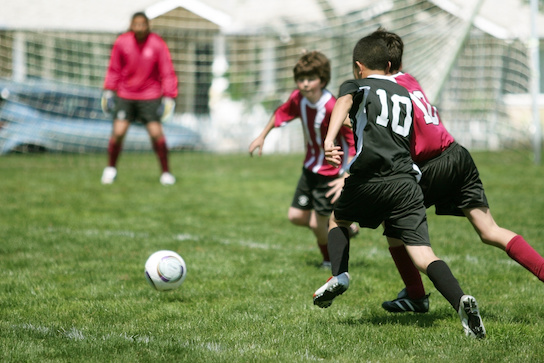
#> input picture _img/players.jpg, 544 x 363 px
$ python rotate.py
#> lines starting #> are read from the running program, lines starting #| are printed output that depends on the picture
#!/usr/bin/python3
# Muthanna Alwahash
# Feb 2024

import cv2 as cv

img = cv.imread("../_img/players.jpg",1)
#> img is the input picture: shape (363, 544, 3); mean B, G, R 103.7, 137.8, 129.6

# Rotation
M = cv.getRotationMatrix2D((0,0), -30, 1)
rotated = cv.warpAffine(img, M, (img.shape[1], img.shape[0]))
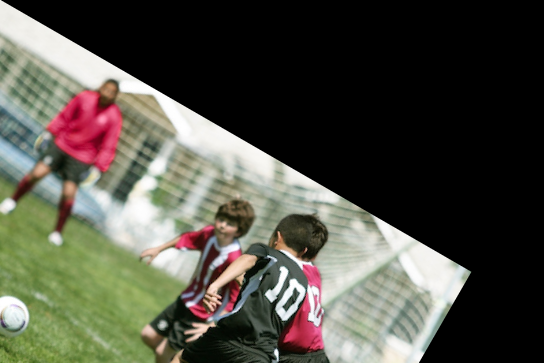
#> rotated: shape (363, 544, 3); mean B, G, R 69.4, 79.9, 80.6

# Show image
cv.imshow("Rotated",rotated)

cv.waitKey(0)
cv.destroyAllWindows()

$ run again, with _img/butterfly.jpg copied over _img/players.jpg
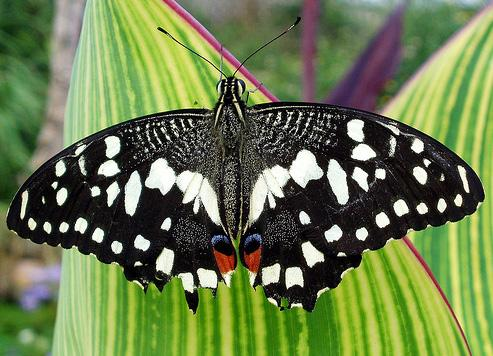
#> input picture _img/butterfly.jpg, 493 x 356 px
#> img is the input picture: shape (356, 493, 3); mean B, G, R 77.2, 123.6, 107
#> `rotated = cv.warpAffine(img, M, (img.shape[1], img.shape[0]))`:
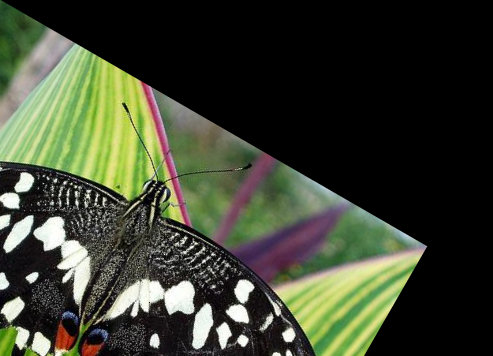
#> rotated: shape (356, 493, 3); mean B, G, R 48.7, 66, 60.8

$ run again, with _img/faces2.jpg copied over _img/players.jpg
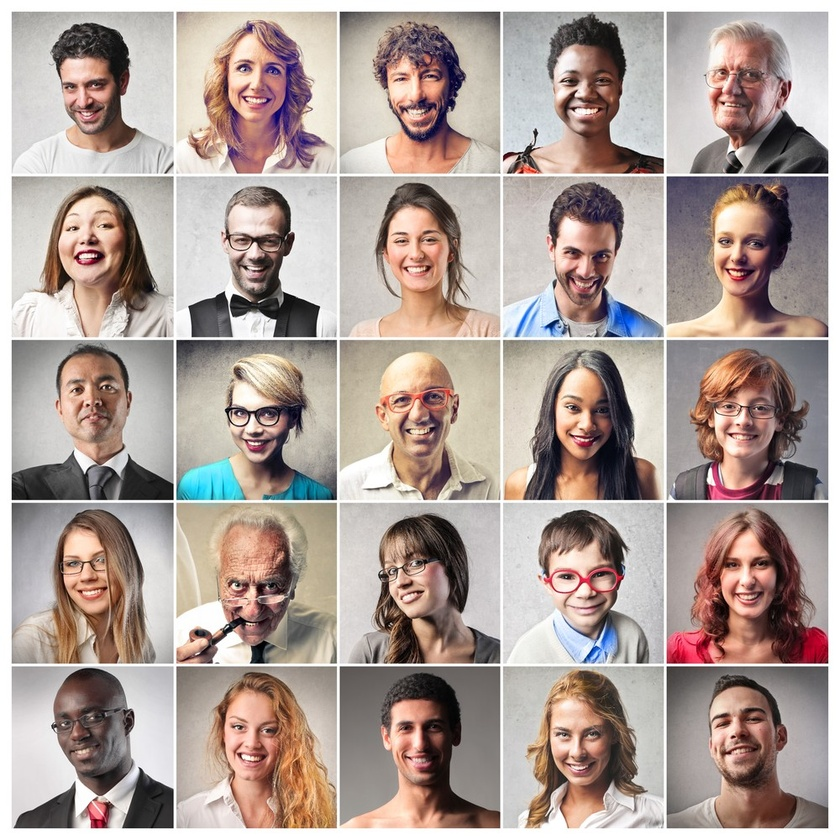
#> input picture _img/faces2.jpg, 840 x 840 px, shrunk from 1000 x 1000 before the run
#> img is the input picture: shape (840, 840, 3); mean B, G, R 152.4, 158.7, 173.9
#> `rotated = cv.warpAffine(img, M, (img.shape[1], img.shape[0]))`:
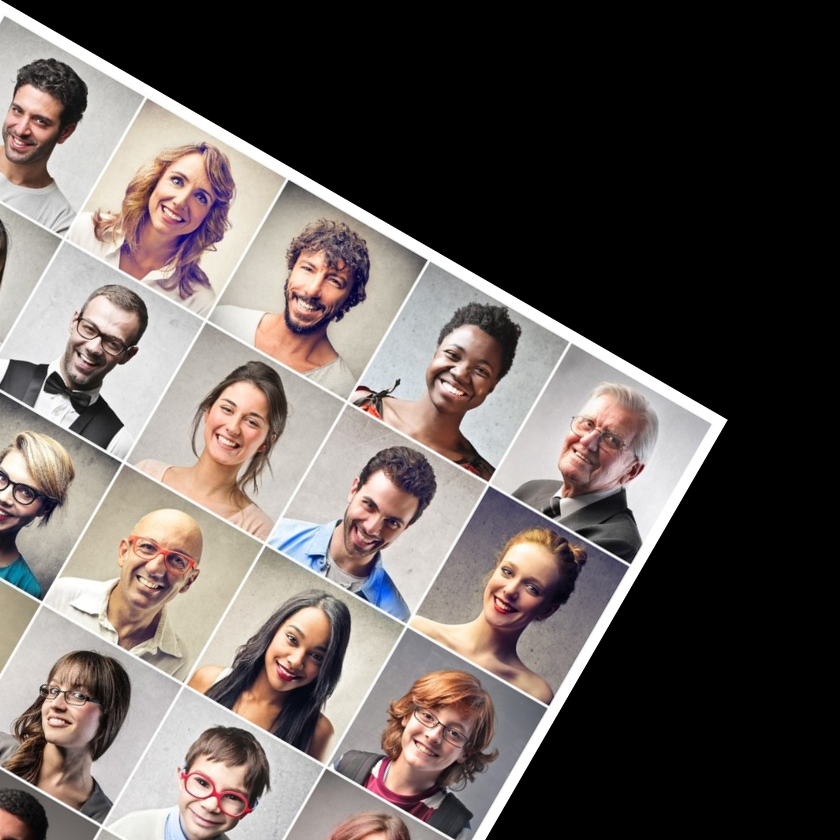
#> rotated: shape (840, 840, 3); mean B, G, R 89.2, 92.3, 100.7

$ run again, with _img/fruits.jpg copied over _img/players.jpg
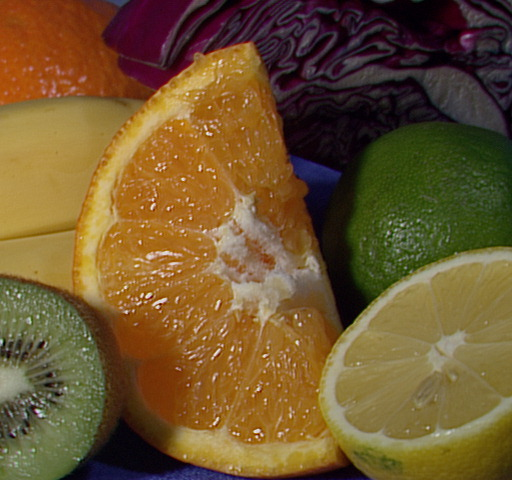
#> input picture _img/fruits.jpg, 512 x 480 px
#> img is the input picture: shape (480, 512, 3); mean B, G, R 46.2, 85.6, 110.8
#> `rotated = cv.warpAffine(img, M, (img.shape[1], img.shape[0]))`:
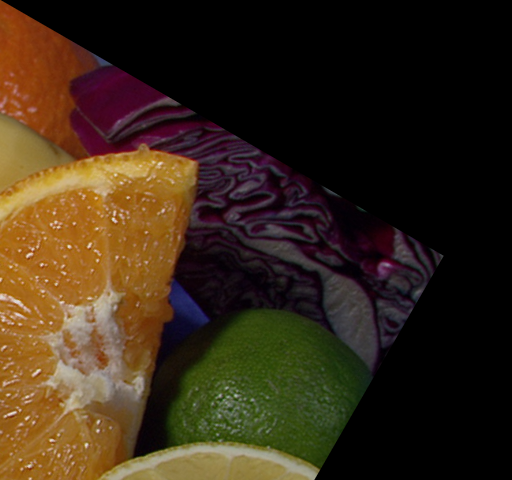
#> rotated: shape (480, 512, 3); mean B, G, R 22.9, 40.6, 55.9
